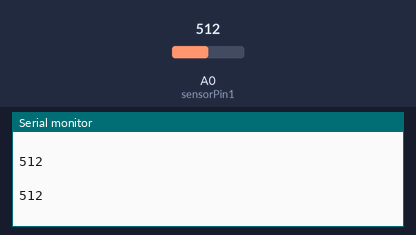
Simulated run of this sketch. Board: Arduino Uno, built with avr-gcc and run on an emulated ATmega328P. On the bench: the last lines printed to the serial monitor. The inputs (shaded band) are chosen by the test bench; at power-on: A0 (sensorPin1) = 512.

Above: at 1.2 s.
1.3 s: A0 (sensorPin1) set to 716
At 1.71 s:
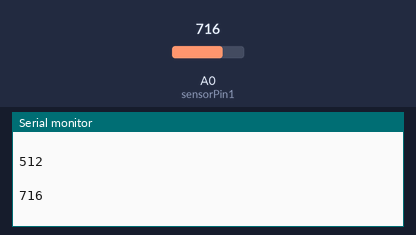
2.8 s: A0 (sensorPin1) set to 900
At 3.21 s:
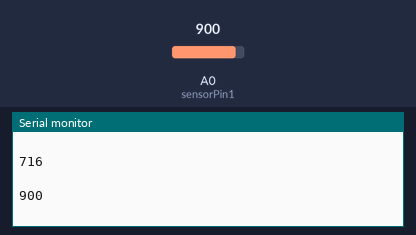
Timing chart, 0 to 5.8 s (numbered marks = the images above; inputs shaded):
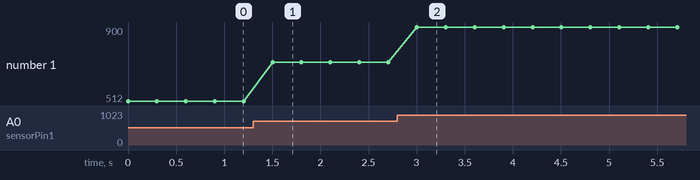

The sketch:

arduino_potentiometer.ino
```cpp
int sensorPin1 =  A0;    // select the input pin for the potentiometer
int sensorValue1 = 0;  // variable to store the value coming from the sensor

void setup() {
  Serial.begin(9600);     // initialize serial monitor
}

void loop() {
  sensorValue1 = analogRead(sensorPin1);    // read the value from the sensor:

  //Serial.print("Sensor values: ");        // print values on serial monitor
  Serial.println(sensorValue1);
  Serial.println("  ");
  delay(300);
}
```

Measured:
- after the input at 1.3 s, the serial monitor: prints a new line after 0.20 s (image 1)
- after the input at 2.8 s, the serial monitor: prints a new line after 0.20 s (image 2)
- plotted number 1: 512 → 716 after the input at 1.3 s, 716 → 900 after the input at 2.8 s
